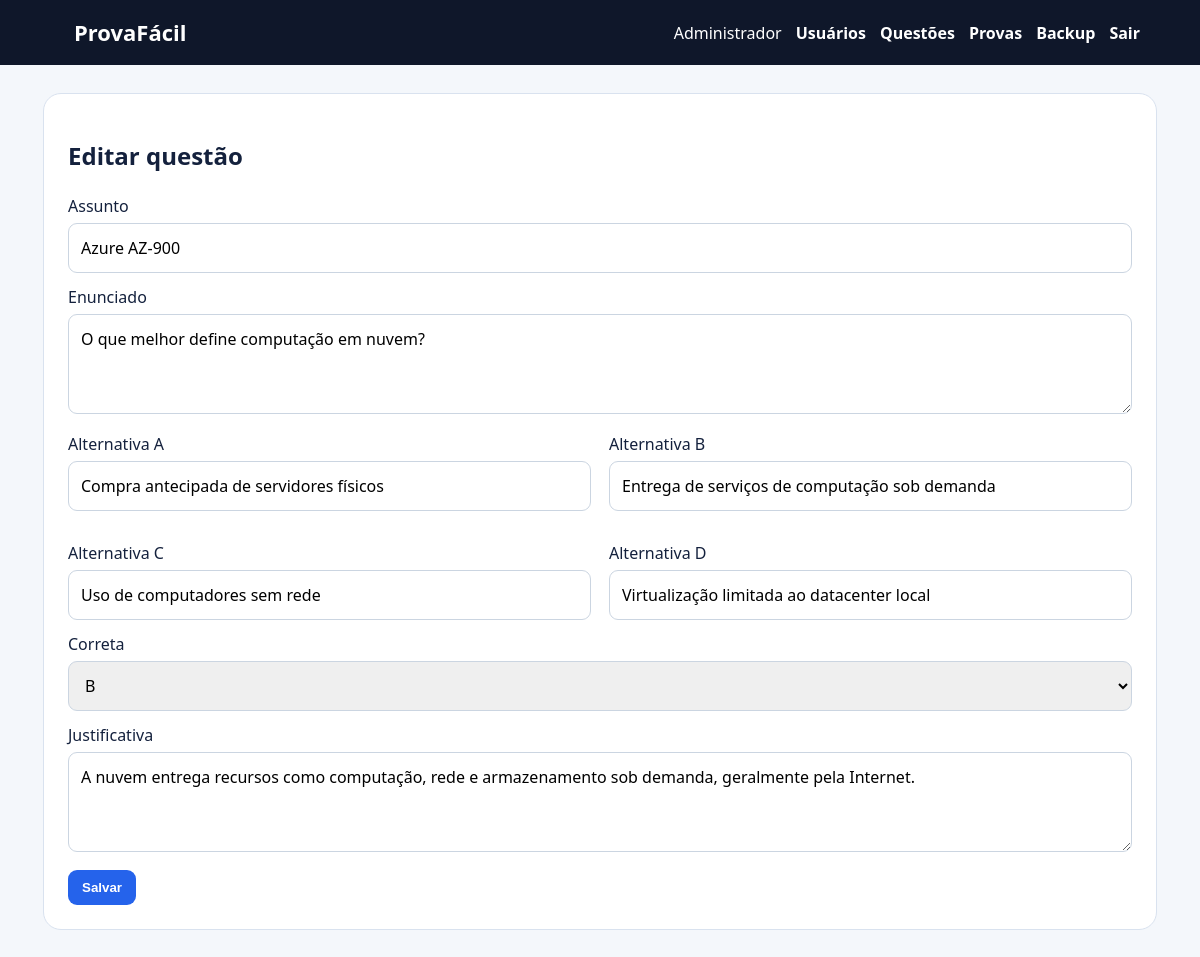
The page /admin/questions/1/edit (signed in) on the database its author committed.
### tables this page shows
CREATE TABLE users(id INTEGER PRIMARY KEY AUTOINCREMENT,name TEXT NOT NULL,login TEXT UNIQUE NOT NULL,password TEXT NOT NULL,admin INTEGER NOT NULL DEFAULT 0,active INTEGER NOT NULL DEFAULT 1,created TEXT NOT NULL);

CREATE TABLE questions(id INTEGER PRIMARY KEY AUTOINCREMENT,subject TEXT NOT NULL,statement TEXT NOT NULL,a TEXT NOT NULL,b TEXT NOT NULL,c TEXT NOT NULL,d TEXT NOT NULL,correct TEXT NOT NULL,reason TEXT NOT NULL,created TEXT NOT NULL,UNIQUE(subject,statement));

### app.py (the view, shortened to what this page needs)
@app.route('/admin/questions/new',methods=['GET','POST'])
@app.route('/admin/questions/<int:qid>/edit',methods=['GET','POST'])
@auth(admin=True)
def question_form(qid=None):
 row=None
 if qid:
  with con() as c:row=c.execute('SELECT * FROM questions WHERE id=?',(qid,)).fetchone()
  if not row:abort(404)
 return render_template('question_form.html',row=row)

### app.py (called while the page is built)
def con():
 c=sqlite3.connect(DB);c.row_factory=sqlite3.Row;c.execute('PRAGMA foreign_keys=ON');return c

def me():
 if not session.get('uid'):return None
 with con() as c:return c.execute('SELECT id,name,login,admin,active FROM users WHERE id=?',(session['uid'],)).fetchone()

@app.context_processor
def context():return {'u':me()}

def auth(admin=False):
 def deco(fn):
  @wraps(fn)
  def wrapped(*a,**k):
   u=me()
   if not u or not u['active']:session.clear();flash('Entre para continuar.','error');return redirect(url_for('login'))
   if admin and not u['admin']:abort(403)
   return fn(*a,**k)
  return wrapped
 return deco

### templates/question_form.html
{% extends 'base.html' %}{% block content %}<section class="card"><h1>{{'Editar' if row else 'Nova'}} questão</h1><form method="post"><label>Assunto<input name="subject" value="{{row.subject if row else ''}}" required></label><label>Enunciado<textarea name="statement" required>{{row.statement if row else ''}}</textarea></label><div class="two"><label>Alternativa A<input name="a" value="{{row.a if row else ''}}" required></label><label>Alternativa B<input name="b" value="{{row.b if row else ''}}" required></label><label>Alternativa C<input name="c" value="{{row.c if row else ''}}" required></label><label>Alternativa D<input name="d" value="{{row.d if row else ''}}" required></label></div><label>Correta<select name="correct">{% for x in 'ABCD' %}<option {% if row and row.correct==x %}selected{% endif %}>{{x}}</option>{% endfor %}</select></label><label>Justificativa<textarea name="reason" required>{{row.reason if row else ''}}</textarea></label><button>Salvar</button></form></section>{% endblock %}

### templates/base.html
<!doctype html><html lang="pt-BR"><head><meta charset="utf-8"><meta name="viewport" content="width=device-width,initial-scale=1"><link rel="stylesheet" href="{{url_for('static',filename='style.css')}}"><title>{% block title %}ProvaFácil{% endblock %}</title></head><body><header><a class="brand" href="{{url_for('home')}}">ProvaFácil</a><nav>{% if u %}<span>{{u.name}}</span>{% if u.admin %}<a href="{{url_for('users')}}">Usuários</a><a href="{{url_for('questions')}}">Questões</a><a href="{{url_for('admin_exams')}}">Provas</a><a href="{{url_for('backup')}}">Backup</a>{% endif %}<a href="{{url_for('logout')}}">Sair</a>{% else %}<a href="{{url_for('login')}}">Entrar</a><a href="{{url_for('register')}}">Cadastre-se</a>{% endif %}</nav></header><main>{% for cat,msg in get_flashed_messages(with_categories=true) %}<div class="alert {{cat}}">{{msg}}</div>{% endfor %}{% block content %}{% endblock %}</main></body></html>

### static/style.css (style rules this page uses)
:root { --blue:#2563eb;--ink:#14213d;--line:#d9e2ef }
* { box-sizing:border-box }
body { margin:0;background:#f4f7fb;color:var(--ink);font:16px/1.5 system-ui }
header { background:#0f172a;color:white;padding:16px 5%;display:flex;justify-content:space-between;align-items:center;position:sticky;top:0;z-index:5 }
header a { color:white;text-decoration:none;font-weight:750;margin-left:14px }
.brand { font-size:22px }
main { max-width:1150px;margin:auto;padding:28px 18px 70px }
.hero,.card,.question { background:white;border:1px solid var(--line);border-radius:18px;padding:24px;margin-bottom:18px }
.grid,.two { display:grid;grid-template-columns:1fr 1fr;gap:18px }
input,select,textarea { width:100%;padding:12px;border:1px solid #cbd5e1;border-radius:9px;margin:5px 0 12px;font:inherit }
textarea { min-height:100px }
.btn,button { display:inline-block;background:var(--blue);color:white;border:0;border-radius:9px;padding:10px 14px;font-weight:800;text-decoration:none;cursor:pointer }

### rows shown on the page
users: name "Administrador"
questions: subject "Azure AZ-900", statement "O que melhor define computação em nuvem?", a "Compra antecipada de servidores físicos", b "Entrega de serviços de computação sob demanda", c "Uso de computadores sem rede", d "Virtualização limitada ao datacenter local", correct "B", reason "A nuvem entrega recursos como computação, rede e armazenamento sob demanda, geralmente pela Internet."

### other values the page prints
{{ 'Editar' if row else 'Nova' }} "Editar"
